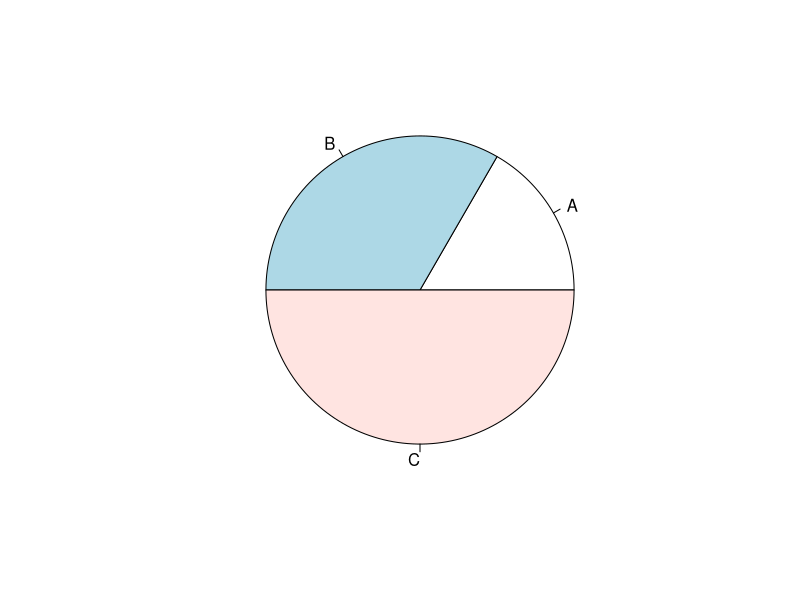
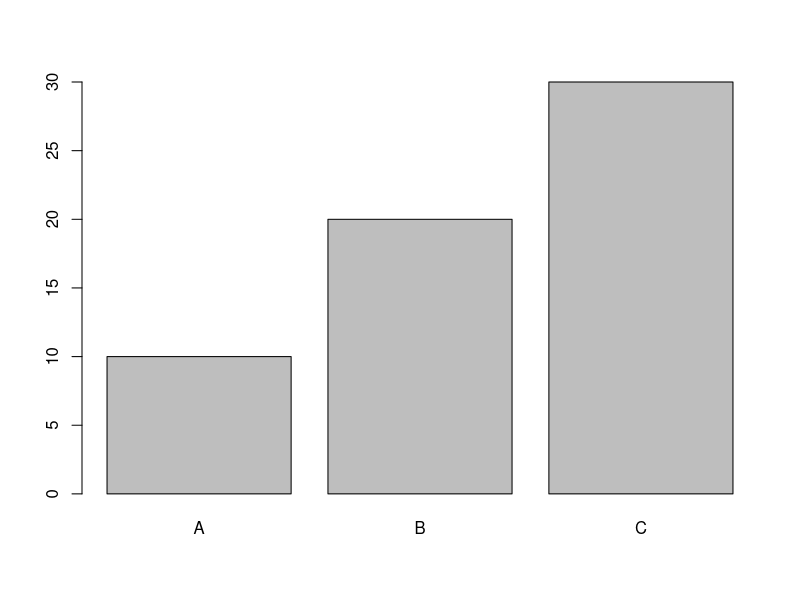
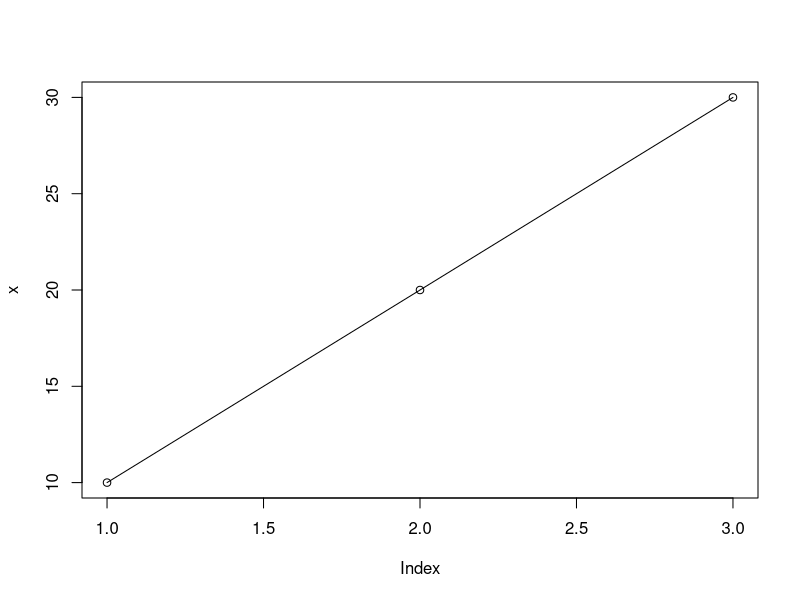

Write the R code that produced these figures, in order.

# ============================================================
# R Lab Manual - Probability and Statistics (Experiments 1 to 8)
# TIET, Patiala - UMA401
# Author: Generated by ChatGPT
# ============================================================

# ============================================================
# Experiment 1: Basics of R Programming
# ============================================================

# (1) Max and Min of a vector
c <- c(5, 10, 15, 20, 25, 30)
max_val <- max(c)
min_val <- min(c)
print(paste("Max:", max_val))
print(paste("Min:", min_val))

# (2) Factorial of a number
factorial_function <- function(n) {
  if (n < 0) {
    return("Error: Negative number!")
  } else {
    return(factorial(n))
  }
}
print(factorial_function(5))

# (3) Fibonacci sequence
fibonacci <- function(n) {
  fib <- numeric(n)
  fib[1] <- 0
  if(n > 1) fib[2] <- 1
  for (i in 3:n) {
    fib[i] <- fib[i - 1] + fib[i - 2]
  }
  return(fib)
}
print(fibonacci(10))

# (4) Simple Calculator
calculator <- function(a, b, op) {
  switch(op,
         "+" = a + b,
         "-" = a - b,
         "*" = a * b,
         "/" = ifelse(b != 0, a / b, "Divide by zero error"))
}
print(calculator(10, 2, "+"))

# (5) Plotting options
x <- c(10, 20, 30)
labels <- c("A", "B", "C")
pie(x, labels)
barplot(x, names.arg = labels)
plot(x, type = "o")

# ============================================================
# Experiment 2: Descriptive Statistics & Probability
# ============================================================

# (1a) Sample from chest
coins <- c(rep("gold", 20), rep("silver", 30), rep("bronze", 50))
sample(coins, 10)

# (1b) Surgical procedure outcomes
sample(c("Success", "Failure"), 10, replace = TRUE, prob = c(0.9, 0.1))

# (2) Birthday problem simulation
simulate_birthday <- function(n, trials = 1000) {
  count <- 0
  for (i in 1:trials) {
    bdays <- sample(1:365, n, replace = TRUE)
    if (length(unique(bdays)) < n) count <- count + 1
  }
  return(count / trials)
}
simulate_birthday(23)

# (3) Conditional probability
P_C <- 0.4
P_R <- 0.2
P_C_R <- 0.85
P_R_C <- (P_C_R * P_R) / P_C
P_R_C

# (4) Iris dataset statistics
data(iris)
head(iris)
str(iris)
range(iris$Sepal.Length)
mean(iris$Sepal.Length)
median(iris$Sepal.Length)
quantile(iris$Sepal.Length, probs = c(0.25, 0.75))
IQR(iris$Sepal.Length)
sd(iris$Sepal.Length)
var(iris$Sepal.Length)
summary(iris)

# (5) Mode function
get_mode <- function(v) {
  uniqv <- unique(v)
  uniqv[which.max(tabulate(match(v, uniqv)))]
}
get_mode(iris$Sepal.Length)

# Due to size limits, we'll continue this script in the next chunk.
